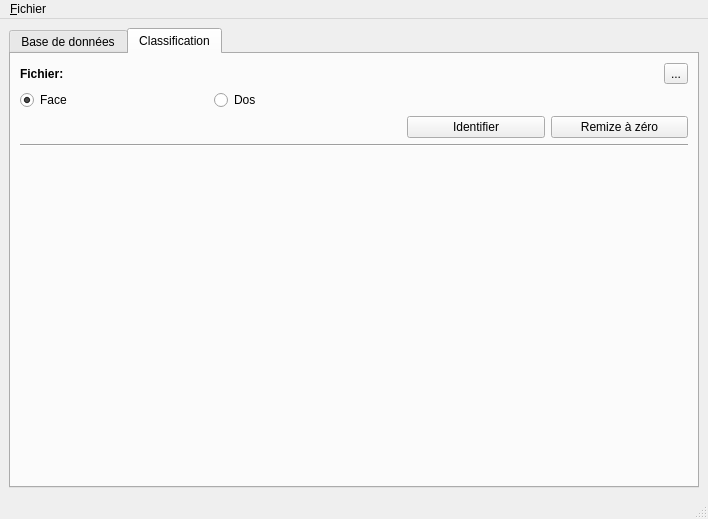
<ui version="4.0" >
 <class>FoliaMain</class>
 <widget class="QMainWindow" name="FoliaMain" >
  <property name="geometry" >
   <rect>
    <x>0</x>
    <y>0</y>
    <width>708</width>
    <height>519</height>
   </rect>
  </property>
  <property name="windowTitle" >
   <string>Folia</string>
  </property>
  <widget class="QWidget" name="centralwidget" >
   <layout class="QHBoxLayout" >
    <item>
     <widget class="QTabWidget" name="tabWidget" >
      <property name="currentIndex" >
       <number>1</number>
      </property>
      <widget class="QWidget" name="dbTab" >
       <attribute name="title" >
        <string>Base de données</string>
       </attribute>
       <layout class="QHBoxLayout" >
        <item>
         <layout class="QVBoxLayout" >
          <item>
           <layout class="QHBoxLayout" >
            <item>
             <widget class="QLabel" name="label" >
              <property name="text" >
               <string>Classe:</string>
              </property>
             </widget>
            </item>
            <item>
             <widget class="QComboBox" name="classListBox" >
              <property name="minimumSize" >
               <size>
                <width>200</width>
                <height>0</height>
               </size>
              </property>
             </widget>
            </item>
            <item>
             <widget class="QPushButton" name="newClassButton" >
              <property name="text" >
               <string>Nouvelle classe</string>
              </property>
             </widget>
            </item>
            <item>
             <spacer>
              <property name="orientation" >
               <enum>Qt::Horizontal</enum>
              </property>
              <property name="sizeHint" >
               <size>
                <width>40</width>
                <height>20</height>
               </size>
              </property>
             </spacer>
            </item>
           </layout>
          </item>
          <item>
           <widget class="QTabWidget" name="tabWidget_2" >
            <property name="currentIndex" >
             <number>0</number>
            </property>
            <widget class="QWidget" name="sampleTab" >
             <attribute name="title" >
              <string>Échantillons</string>
             </attribute>
             <layout class="QHBoxLayout" >
              <item>
               <layout class="QHBoxLayout" >
                <item>
                 <layout class="QGridLayout" >
                  <property name="horizontalSpacing" >
                   <number>-1</number>
                  </property>
                  <item row="0" column="0" colspan="2" >
                   <widget class="QLabel" name="label_2" >
                    <property name="font" >
                     <font>
                      <weight>75</weight>
                      <bold>true</bold>
                     </font>
                    </property>
                    <property name="text" >
                     <string>Échantillons:</string>
                    </property>
                   </widget>
                  </item>
                  <item row="1" column="0" colspan="2" >
                   <widget class="QListView" name="samplesList" >
                    <property name="sizePolicy" >
                     <sizepolicy vsizetype="MinimumExpanding" hsizetype="Expanding" >
                      <horstretch>2</horstretch>
                      <verstretch>0</verstretch>
                     </sizepolicy>
                    </property>
                   </widget>
                  </item>
                  <item row="2" column="0" >
                   <spacer>
                    <property name="orientation" >
                     <enum>Qt::Horizontal</enum>
                    </property>
                    <property name="sizeHint" >
                     <size>
                      <width>61</width>
                      <height>24</height>
                     </size>
                    </property>
                   </spacer>
                  </item>
                  <item row="2" column="1" >
                   <widget class="QToolButton" name="addSample" >
                    <property name="text" >
                     <string>Ajouter</string>
                    </property>
                   </widget>
                  </item>
                 </layout>
                </item>
                <item>
                 <layout class="QGridLayout" >
                  <item row="0" column="0" >
                   <widget class="QLabel" name="label_3" >
                    <property name="text" >
                     <string>Paramètres:</string>
                    </property>
                   </widget>
                  </item>
                  <item row="1" column="0" >
                   <widget class="QTableView" name="paramsTable" />
                  </item>
                 </layout>
                </item>
               </layout>
              </item>
             </layout>
            </widget>
            <widget class="QWidget" name="distTab" >
             <attribute name="title" >
              <string>Distributions</string>
             </attribute>
             <layout class="QHBoxLayout" >
              <item>
               <widget class="QTableView" name="distTable" />
              </item>
             </layout>
            </widget>
           </widget>
          </item>
         </layout>
        </item>
       </layout>
      </widget>
      <widget class="QWidget" name="classifyTab" >
       <attribute name="title" >
        <string>Classification</string>
       </attribute>
       <layout class="QHBoxLayout" >
        <item>
         <layout class="QVBoxLayout" >
          <item>
           <layout class="QGridLayout" >
            <item row="0" column="0" colspan="4" >
             <layout class="QHBoxLayout" >
              <item>
               <widget class="QLabel" name="label_4" >
                <property name="font" >
                 <font>
                  <weight>75</weight>
                  <bold>true</bold>
                 </font>
                </property>
                <property name="text" >
                 <string>Fichier:</string>
                </property>
               </widget>
              </item>
              <item>
               <widget class="QLabel" name="fileLabel" >
                <property name="text" >
                 <string/>
                </property>
               </widget>
              </item>
              <item>
               <spacer>
                <property name="orientation" >
                 <enum>Qt::Horizontal</enum>
                </property>
                <property name="sizeHint" >
                 <size>
                  <width>40</width>
                  <height>20</height>
                 </size>
                </property>
               </spacer>
              </item>
              <item>
               <widget class="QToolButton" name="selFileToClassify" >
                <property name="text" >
                 <string>...</string>
                </property>
               </widget>
              </item>
             </layout>
            </item>
            <item row="1" column="0" >
             <widget class="QRadioButton" name="radioFront" >
              <property name="sizePolicy" >
               <sizepolicy vsizetype="Fixed" hsizetype="Minimum" >
                <horstretch>0</horstretch>
                <verstretch>0</verstretch>
               </sizepolicy>
              </property>
              <property name="minimumSize" >
               <size>
                <width>50</width>
                <height>5</height>
               </size>
              </property>
              <property name="text" >
               <string>Face</string>
              </property>
              <property name="checked" >
               <bool>true</bool>
              </property>
             </widget>
            </item>
            <item row="1" column="1" colspan="2" >
             <widget class="QRadioButton" name="radioBack" >
              <property name="sizePolicy" >
               <sizepolicy vsizetype="Fixed" hsizetype="Minimum" >
                <horstretch>0</horstretch>
                <verstretch>0</verstretch>
               </sizepolicy>
              </property>
              <property name="minimumSize" >
               <size>
                <width>50</width>
                <height>0</height>
               </size>
              </property>
              <property name="text" >
               <string>Dos</string>
              </property>
             </widget>
            </item>
            <item row="2" column="0" colspan="2" >
             <spacer>
              <property name="orientation" >
               <enum>Qt::Horizontal</enum>
              </property>
              <property name="sizeHint" >
               <size>
                <width>381</width>
                <height>20</height>
               </size>
              </property>
             </spacer>
            </item>
            <item row="2" column="2" >
             <widget class="QPushButton" name="classifyButton" >
              <property name="text" >
               <string>Identifier</string>
              </property>
             </widget>
            </item>
            <item row="2" column="3" >
             <widget class="QPushButton" name="razButton" >
              <property name="text" >
               <string>Remize à zéro</string>
              </property>
             </widget>
            </item>
           </layout>
          </item>
          <item>
           <widget class="Line" name="line" >
            <property name="orientation" >
             <enum>Qt::Horizontal</enum>
            </property>
           </widget>
          </item>
          <item>
           <widget class="QLabel" name="image" >
            <property name="sizePolicy" >
             <sizepolicy vsizetype="Expanding" hsizetype="Expanding" >
              <horstretch>0</horstretch>
              <verstretch>0</verstretch>
             </sizepolicy>
            </property>
            <property name="text" >
             <string/>
            </property>
           </widget>
          </item>
          <item>
           <widget class="QLabel" name="idLabel" >
            <property name="font" >
             <font>
              <pointsize>24</pointsize>
             </font>
            </property>
            <property name="text" >
             <string/>
            </property>
           </widget>
          </item>
         </layout>
        </item>
       </layout>
      </widget>
     </widget>
    </item>
   </layout>
  </widget>
  <widget class="QMenuBar" name="menubar" >
   <property name="geometry" >
    <rect>
     <x>0</x>
     <y>0</y>
     <width>708</width>
     <height>22</height>
    </rect>
   </property>
   <widget class="QMenu" name="menu_Fichier" >
    <property name="title" >
     <string>&amp;Fichier</string>
    </property>
    <addaction name="actionChanger_de_base_de_donn_es" />
    <addaction name="separator" />
    <addaction name="actionQuitter" />
   </widget>
   <addaction name="menu_Fichier" />
  </widget>
  <widget class="QStatusBar" name="statusbar" />
  <action name="actionChanger_de_base_de_donn_es" >
   <property name="text" >
    <string>Changer de base de données...</string>
   </property>
  </action>
  <action name="actionQuitter" >
   <property name="text" >
    <string>Quitter</string>
   </property>
  </action>
 </widget>
 <resources/>
 <connections/>
</ui>
